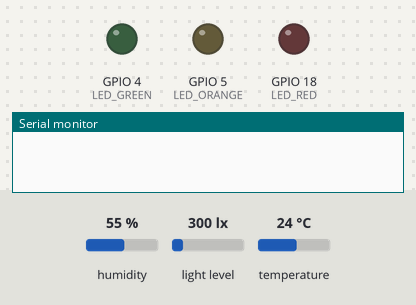
The program below on a simulated ESP32. Shown: output pins drawn as LEDs (lit = HIGH), the last lines printed to the serial monitor. The inputs (shaded band) are chosen by the test bench; at power-on: light level 300 lx, humidity 55 %, temperature 24 °C. WiFi joins after 1.5 s; servers stay silent unless stated; no MQTT or app messages arrive unless stated.

Above: at 0.1 s.
At 2.8 s:
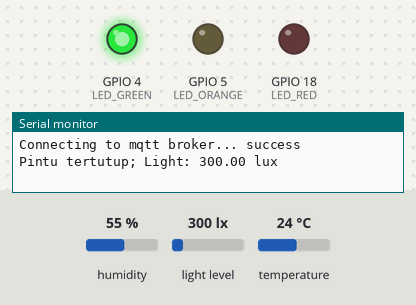
2.9 s: light level set to 384 lx
5.6 s: light level set to 427 lx
Timing chart, 0 to 8.6 s (numbered marks = the images above; inputs shaded):
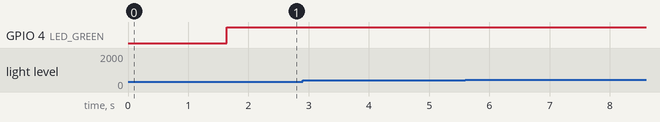

Measured:
- after the input at 2.9 s, every drawn part: stays the same

The program:

main.cpp
```cpp
#include <Arduino.h>
#include <DHTesp.h>
#include <BH1750.h>
#include <Wire.h>
#include <Wifi.h>
#include <PubSubClient.h>
#include <Ticker.h>

#define DHT_PIN 19
#define PIN_SCL 22
#define PIN_SDA 21
#define LED_RED 18
#define LED_GREEN 4
#define LED_ORANGE 5

#define WIFI_SSID "Ribet"
#define WIFI_PASSWORD "asdf1234"

#define MQTT_BROKER  "broker.emqx.io"
#define MQTT_TOPIC_PUBLISH_TEMPERATURE "esp32_jason/temperature"
#define MQTT_TOPIC_PUBLISH_HUMIDITY "esp32_jason/humidity"
#define MQTT_TOPIC_PUBLISH_LIGHT "esp32_jason/light"

Ticker timerPublishHumidity;
Ticker timerPublishTemperature;
DHTesp dht;
BH1750 lightmeter;
WiFiClient espClient;
PubSubClient mqtt(espClient);
boolean mqttConnect();
void WifiConnect();

char g_szDeviceId[30];
float humidity;
float temperature;
float lux;

void taskReadTemperatureAndHumidity(void *pvParameters) {
  while (true) {
    float temperature_temp = temperature;
    float humidity_temp = humidity;
    humidity = dht.getHumidity();
    temperature = dht.getTemperature();
    if (isnan(humidity) || isnan(temperature)) {
      humidity = humidity_temp;
      temperature = temperature_temp;
    }
    vTaskDelay(2000 / portTICK_PERIOD_MS);
  }
}

void publishTemperature() {
    char szMsg[50];
    sprintf(szMsg, "Temperature: %.2f C", temperature);
    mqtt.publish(MQTT_TOPIC_PUBLISH_TEMPERATURE, szMsg);
}

void PublishHumidity() {
    char szMsg[50];
    sprintf(szMsg, "Humidity: %.2f %%", humidity);
    mqtt.publish(MQTT_TOPIC_PUBLISH_HUMIDITY, szMsg);
}

void taskPublishLight(void *pvParameters) {
  while (true) {
    lux = lightmeter.readLightLevel();
    char szMsg[50];
    sprintf(szMsg, "Light: %.2f lux", lux);
    mqtt.publish(MQTT_TOPIC_PUBLISH_LIGHT, szMsg);
    vTaskDelay(4000 / portTICK_PERIOD_MS);
  }
}

void taskTemperatureAndHumidityCheck(void *pvParameters) {
  while (true) {
    if(temperature > 28 && humidity > 80) {
      digitalWrite(LED_RED, HIGH);
      digitalWrite(LED_GREEN, LOW);
      digitalWrite(LED_ORANGE, LOW);
    } else if(temperature > 28 && (humidity < 80 && humidity > 60)) {
      digitalWrite(LED_ORANGE, HIGH);
      digitalWrite(LED_GREEN, LOW);
      digitalWrite(LED_RED, LOW);
    } else {
      digitalWrite(LED_GREEN, HIGH);
      digitalWrite(LED_RED, LOW);
      digitalWrite(LED_ORANGE, LOW);
    }
    vTaskDelay(5000 / portTICK_PERIOD_MS);
  }
}

void taskLightCheck(void *pvParameters) {
  while (true) {
    if(lux > 400) {
      Serial.printf("Warning: Pintu dibuka; Light: %.2f lux\n", lux);
    } else {
      Serial.printf("Pintu tertutup; Light: %.2f lux\n", lux);
    }
    vTaskDelay(4000 / portTICK_PERIOD_MS);
  }
}

void setup() {
  Serial.begin(9600);
  pinMode(LED_ORANGE, OUTPUT);
  pinMode(LED_GREEN, OUTPUT);
  pinMode(LED_RED, OUTPUT);
  dht.setup(DHT_PIN, DHTesp::DHT11);
  Wire.begin(PIN_SDA, PIN_SCL);
  lightmeter.begin(BH1750::CONTINUOUS_HIGH_RES_MODE, 0x23, &Wire);
  WifiConnect();
  mqttConnect();
  xTaskCreatePinnedToCore(taskReadTemperatureAndHumidity, "taskReadTemperatureAndHumidity", 2048, NULL, 1, NULL, 0);
  xTaskCreatePinnedToCore(taskPublishLight, "taskPublishLight", 2048, NULL, 1, NULL, 1);
  xTaskCreatePinnedToCore(taskTemperatureAndHumidityCheck, "taskTemperatureAndHumidityCheck", 2048, NULL, 1, NULL, 1);
  xTaskCreatePinnedToCore(taskLightCheck, "taskLightCheck", 2048, NULL, 1, NULL, 1);
  timerPublishTemperature.attach_ms(5000, publishTemperature);
  timerPublishHumidity.attach_ms(6000, PublishHumidity);
}

void loop() {
  mqtt.loop();
}

boolean mqttConnect() {
  sprintf(g_szDeviceId, "esp32_%08X",(uint32_t)ESP.getEfuseMac());
  mqtt.setServer(MQTT_BROKER, 1883);
  Serial.printf("Connecting to %s clientId: %s\n", MQTT_BROKER, g_szDeviceId);

  boolean fMqttConnected = false;
  for (int i=0; i<3 && !fMqttConnected; i++) {
    Serial.print("Connecting to mqtt broker...");
    fMqttConnected = mqtt.connect(g_szDeviceId);
    if (fMqttConnected == false) {
      Serial.print(" fail, rc=");
      Serial.println(mqtt.state());
      delay(1000);
    }
  }

  if (fMqttConnected)
  {
    Serial.println(" success");
  }
  return mqtt.connected();
}

void WifiConnect()
{
  WiFi.mode(WIFI_STA);
  WiFi.begin(WIFI_SSID, WIFI_PASSWORD);
  while (WiFi.waitForConnectResult() != WL_CONNECTED) {
    Serial.println("Connection Failed! Rebooting...");
    delay(5000);
    ESP.restart();
  }
  Serial.print("System connected with IP address: ");
  Serial.println(WiFi.localIP());
  Serial.printf("RSSI: %d\n", WiFi.RSSI());
}
```
